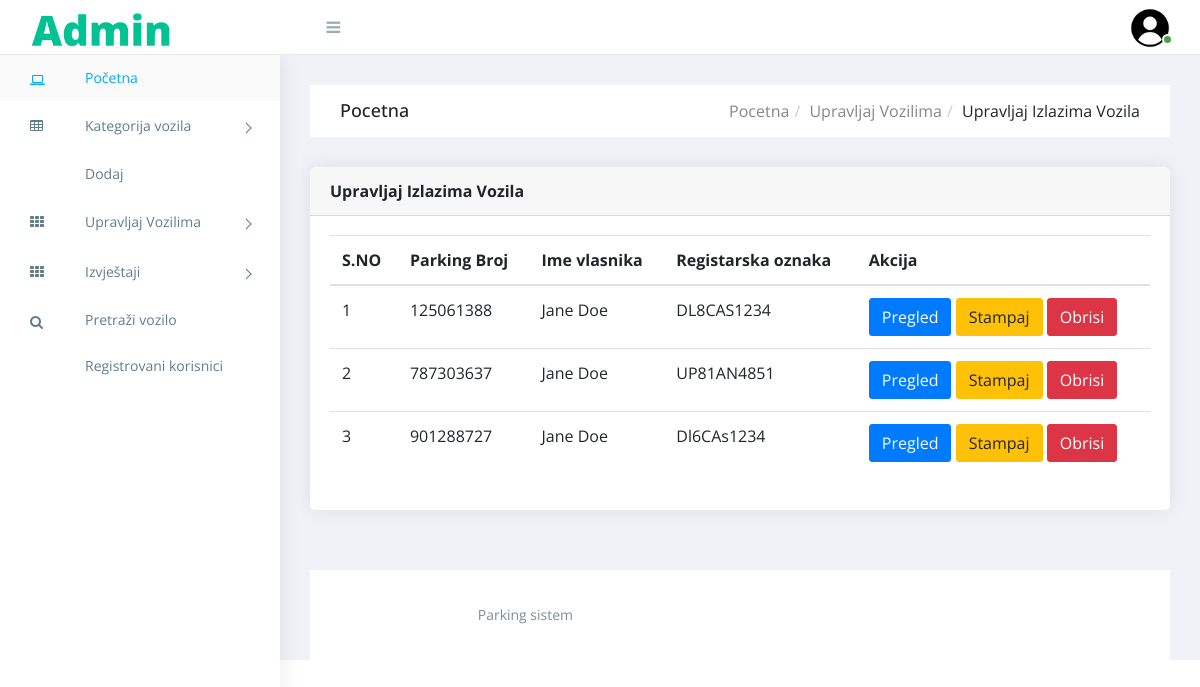
The page /vpms/admin/manage-outgoingvehicle.php (signed in) on the database its author committed.
### tables this page shows
CREATE TABLE `tblvehicle` (
  `ID` int(10) NOT NULL,
  `ParkingNumber` varchar(120) DEFAULT NULL,
  `VehicleCategory` varchar(120) NOT NULL,
  `VehicleCompanyname` varchar(120) DEFAULT NULL,
  `RegistrationNumber` varchar(120) DEFAULT NULL,
  `OwnerName` varchar(120) DEFAULT NULL,
  `OwnerContactNumber` bigint(10) DEFAULT NULL,
  `InTime` timestamp NULL DEFAULT current_timestamp(),
  `OutTime` timestamp NULL DEFAULT NULL ON UPDATE current_timestamp(),
  `ParkingCharge` varchar(120) NOT NULL,
  `Remark` mediumtext NOT NULL,
  `Status` varchar(5) NOT NULL
);

### vpms/admin/manage-outgoingvehicle.php (the view, shortened to what this page needs)
<?php
include('includes/dbconnection.php');
if (strlen($_SESSION['vpmsaid'] == 0)) {
    header('location:logout.php');
} else {
    ?>
    <!doctype html>
    <html class="no-js" lang="">
    <head>
        <link rel="stylesheet" href="https://cdn.jsdelivr.net/npm/normalize.css@8.0.0/normalize.min.css">
        <link rel="stylesheet" href="https://cdn.jsdelivr.net/npm/bootstrap@4.1.3/dist/css/bootstrap.min.css">
        <link rel="stylesheet" href="https://cdn.jsdelivr.net/npm/font-awesome@4.7.0/css/font-awesome.min.css">
        <link rel="stylesheet" href="https://cdn.jsdelivr.net/gh/lykmapipo/themify-icons@0.1.2/css/themify-icons.css">
        <link rel="stylesheet"
            href="https://cdn.jsdelivr.net/npm/pixeden-stroke-7-icon@1.2.3/pe-icon-7-stroke/dist/pe-icon-7-stroke.min.css">
        <link rel="stylesheet" href="https://cdnjs.cloudflare.com/ajax/libs/flag-icon-css/3.2.0/css/flag-icon.min.css">
        <link rel="stylesheet" href="assets/css/cs-skin-elastic.css">
        <link rel="stylesheet" href="assets/css/style.css">
    </head>
    <body>
        <?php include_once('includes/sidebar.php'); ?>
        <?php include_once('includes/header.php'); ?>
        <div class="breadcrumbs">
            <div class="breadcrumbs-inner">
                <div class="row m-0">
                    <div class="col-sm-4">
                        <div class="page-header float-left">
                            <div class="page-title">
                                <h1>Pocetna</h1>
                            </div>
                        </div>
                    </div>
                    <div class="col-sm-8">
                        <div class="page-header float-right">
                            <div class="page-title">
                                <ol class="breadcrumb text-right">
                                    <li><a href="dashboard.php">Pocetna</a></li>
                                    <li><a href="manage-outgoingvehicle.php">Upravljaj Vozilima</a></li>
                                    <li class="active">Upravljaj Izlazima Vozila</li>
                                </ol>
                            </div>
                        </div>
                    </div>
                </div>
            </div>
        </div>
        <div class="content">
            <div class="animated fadeIn">
                <div class="row">
                    <div class="col-lg-12">
                        <div class="card">
                            <div class="card-header">
                                <strong class="card-title">Upravljaj Izlazima Vozila</strong>
                            </div>
                            <div class="card-body">
                                <table class="table">
                                    <thead>
                                        <tr>
                                        <tr>
                                            <th>S.NO</th>
                                            <th>Parking Broj</th>
                                            <th>Ime vlasnika</th>
                                            <th>Registarska oznaka</th>
                                            <th>Akcija</th>
                                        </tr>
                                        </tr>
                                    </thead>
                                    <?php
                                    $ret = mysqli_query($con, "select *from   tblvehicle where Status='Out'");
                                    $cnt = 1;
                                    while ($row = mysqli_fetch_array($ret)) {
                                        ?>
                                        <tr>
                                            <td><?php echo $cnt; ?></td>
                                            <td><?php echo $row['ParkingNumber']; ?></td>
                                            <td><?php echo $row['OwnerName']; ?></td>
                                            <td><?php echo $row['RegistrationNumber']; ?></td>
                                            <td><a href="view-outgoingvehicle-detail.php?viewid=<?php echo $row['ID']; ?>"
                                                    class="btn btn-primary">Pregled</a>
                                                <a href="print.php?vid=<?php echo $row['ID']; ?>" style="cursor:pointer"
                                                    target="_blank" class="btn btn-warning">Stampaj</a>
                                                <a href="manage-outgoingvehicle.php?del=<?php echo $row['ID']; ?>"
                                                    class="btn btn-danger"
                                                    onClick="return confirm('Da li ste sigurni?')">Obrisi</a>
                                            </td>
                                        </tr>
                                        <?php
                                        $cnt = $cnt + 1;
                                    } ?>
                                </table>
                            </div>
                        </div>
                    </div>
                </div>
            </div>
        </div>
        <?php include_once('includes/footer.php'); ?>
        </div>
    </body>
    </html>
<?php } ?>

### vpms/admin/assets/css/style.css (style rules this page uses)
body { display: table; font-family: "Open Sans", sans-serif; font-size: 16px; width: 100%; }
a, button { text-decoration: none; outline: none !important; color: #878787; -webkit-transition: all 0.25s ease; transition: all 0.25s ease; }
h1, h2, h3, h4, h5, h6 { margin: 0; }
ul, ol { padding-left: 0; }
.btn, button, input, textarea { -webkit-box-shadow: none; box-shadow: none; outline: 0 !important; }
.btn { border-radius: 3px; }
.right-panel .breadcrumbs { float: left; margin-top: 30px; padding: 0 1.875em; width: 100%; }
.right-panel .breadcrumbs .breadcrumbs-inner { background-color: #fff; }
.right-panel .page-header { min-height: 50px; margin: 0px; padding: 0px 15px; background: #ffffff; border-bottom: 0px; }
.right-panel .page-header h1 { font-size: 18px; padding: 15px 0; }
.right-panel .page-header .breadcrumb { margin: 0px; padding: 13.5px 0; background: #fff; text-transform: capitalize; }
.right-panel .page-header .breadcrumb > li + li:before { padding: 0 5px; color: #ccc; content: "/\00a0"; }
.content { float: left; padding: 1.875em; width: 100%; }
.card { margin-bottom: 1.875em; border-radius: 5px; padding: 0; border: 0px solid transparent; -webkit-box-shadow: 0 0 20px rgba(0, 0, 0, 0.08); box-shadow: 0 0 20px rgba(0, 0, 0, 0.08); }
.card .card-body { float: left; padding: 1.25em; position: relative; width: 100%; }
.btn, .button { display: inline-block; font-weight: 400; text-align: center; white-space: nowrap; vertical-align: middle; -webkit-transition: all .15s ease-in-out; transition: all .15s ease-in-out; border-radius: 3; cursor: pointer; }
@media (max-width: 1368px) { .card-body { padding: 15px; } }

### rows shown on the page
tblvehicle: ParkingNumber "125061388", OwnerName "Jane Doe", RegistrationNumber "DL8CAS1234"
tblvehicle: ParkingNumber "787303637", OwnerName "Jane Doe", RegistrationNumber "UP81AN4851"
tblvehicle: ParkingNumber "901288727", OwnerName "Jane Doe", RegistrationNumber "Dl6CAs1234"
